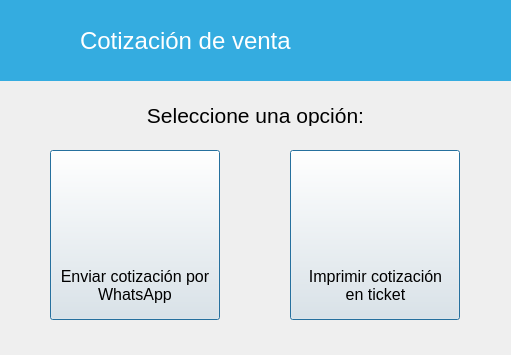
<?xml version="1.0" encoding="UTF-8"?>
<ui version="4.0">
 <class>EnviarCotizacion</class>
 <widget class="QWidget" name="EnviarCotizacion">
  <property name="windowModality">
   <enum>Qt::ApplicationModal</enum>
  </property>
  <property name="geometry">
   <rect>
    <x>0</x>
    <y>0</y>
    <width>511</width>
    <height>355</height>
   </rect>
  </property>
  <property name="windowTitle">
   <string>Form</string>
  </property>
  <property name="windowIcon">
   <iconset resource="../resources.qrc">
    <normaloff>:/img/icon.ico</normaloff>:/img/icon.ico</iconset>
  </property>
  <widget class="QFrame" name="frame">
   <property name="geometry">
    <rect>
     <x>0</x>
     <y>0</y>
     <width>511</width>
     <height>81</height>
    </rect>
   </property>
   <property name="styleSheet">
    <string notr="true">background-color: rgb(52, 172, 224);</string>
   </property>
   <widget class="QLabel" name="label">
    <property name="geometry">
     <rect>
      <x>80</x>
      <y>20</y>
      <width>281</width>
      <height>41</height>
     </rect>
    </property>
    <property name="font">
     <font>
      <pointsize>18</pointsize>
     </font>
    </property>
    <property name="styleSheet">
     <string notr="true">color: rgb(255, 255, 255);</string>
    </property>
    <property name="text">
     <string>Cotización de venta</string>
    </property>
   </widget>
   <widget class="QPushButton" name="btRegresar">
    <property name="geometry">
     <rect>
      <x>20</x>
      <y>20</y>
      <width>40</width>
      <height>40</height>
     </rect>
    </property>
    <property name="cursor">
     <cursorShape>PointingHandCursor</cursorShape>
    </property>
    <property name="styleSheet">
     <string notr="true">QPushButton {
        background-color: transparent;
        border: none;
        padding: 0px;
    }
    QPushButton:hover {
        background-color: rgba(255, 255, 255, 0);
    }
    QPushButton:pressed {
        background-color: rgba(255, 255, 255, 0);
    }</string>
    </property>
    <property name="icon">
     <iconset resource="../resources.qrc">
      <normaloff>:/img/resources/images/leftarrow.png</normaloff>:/img/resources/images/leftarrow.png</iconset>
    </property>
    <property name="iconSize">
     <size>
      <width>40</width>
      <height>40</height>
     </size>
    </property>
    <property name="flat">
     <bool>true</bool>
    </property>
   </widget>
  </widget>
  <widget class="QLabel" name="label_2">
   <property name="geometry">
    <rect>
     <x>125</x>
     <y>105</y>
     <width>261</width>
     <height>21</height>
    </rect>
   </property>
   <property name="font">
    <font>
     <pointsize>16</pointsize>
    </font>
   </property>
   <property name="text">
    <string>Seleccione una opción:</string>
   </property>
   <property name="alignment">
    <set>Qt::AlignCenter</set>
   </property>
  </widget>
  <widget class="QLabel" name="label_62">
   <property name="geometry">
    <rect>
     <x>95</x>
     <y>170</y>
     <width>80</width>
     <height>80</height>
    </rect>
   </property>
   <property name="contextMenuPolicy">
    <enum>Qt::DefaultContextMenu</enum>
   </property>
   <property name="frameShadow">
    <enum>QFrame::Plain</enum>
   </property>
   <property name="text">
    <string notr="true"/>
   </property>
   <property name="pixmap">
    <pixmap resource="../../resources.qrc">:/img/resources/images/whatsapp.png</pixmap>
   </property>
   <property name="scaledContents">
    <bool>true</bool>
   </property>
   <property name="textInteractionFlags">
    <set>Qt::NoTextInteraction</set>
   </property>
  </widget>
  <widget class="QLabel" name="label_63">
   <property name="geometry">
    <rect>
     <x>50</x>
     <y>265</y>
     <width>170</width>
     <height>41</height>
    </rect>
   </property>
   <property name="font">
    <font>
     <pointsize>12</pointsize>
     <weight>50</weight>
     <bold>false</bold>
    </font>
   </property>
   <property name="text">
    <string notr="true">Enviar cotización por WhatsApp</string>
   </property>
   <property name="alignment">
    <set>Qt::AlignCenter</set>
   </property>
   <property name="wordWrap">
    <bool>true</bool>
   </property>
  </widget>
  <widget class="QPushButton" name="btWhatsapp">
   <property name="geometry">
    <rect>
     <x>50</x>
     <y>150</y>
     <width>170</width>
     <height>170</height>
    </rect>
   </property>
   <property name="text">
    <string/>
   </property>
   <property name="default">
    <bool>true</bool>
   </property>
  </widget>
  <widget class="QPushButton" name="btTicket">
   <property name="geometry">
    <rect>
     <x>290</x>
     <y>150</y>
     <width>170</width>
     <height>170</height>
    </rect>
   </property>
   <property name="text">
    <string/>
   </property>
   <property name="default">
    <bool>true</bool>
   </property>
  </widget>
  <widget class="QLabel" name="label_64">
   <property name="geometry">
    <rect>
     <x>305</x>
     <y>265</y>
     <width>141</width>
     <height>41</height>
    </rect>
   </property>
   <property name="font">
    <font>
     <pointsize>12</pointsize>
     <weight>50</weight>
     <bold>false</bold>
    </font>
   </property>
   <property name="text">
    <string notr="true">Imprimir cotización en ticket</string>
   </property>
   <property name="alignment">
    <set>Qt::AlignCenter</set>
   </property>
   <property name="wordWrap">
    <bool>true</bool>
   </property>
  </widget>
  <widget class="QLabel" name="label_65">
   <property name="geometry">
    <rect>
     <x>335</x>
     <y>170</y>
     <width>80</width>
     <height>80</height>
    </rect>
   </property>
   <property name="contextMenuPolicy">
    <enum>Qt::DefaultContextMenu</enum>
   </property>
   <property name="frameShadow">
    <enum>QFrame::Plain</enum>
   </property>
   <property name="text">
    <string notr="true"/>
   </property>
   <property name="pixmap">
    <pixmap resource="../../resources.qrc">:/img/resources/images/bill.png</pixmap>
   </property>
   <property name="scaledContents">
    <bool>true</bool>
   </property>
   <property name="textInteractionFlags">
    <set>Qt::NoTextInteraction</set>
   </property>
  </widget>
  <zorder>btWhatsapp</zorder>
  <zorder>frame</zorder>
  <zorder>label_2</zorder>
  <zorder>label_62</zorder>
  <zorder>label_63</zorder>
  <zorder>btTicket</zorder>
  <zorder>label_64</zorder>
  <zorder>label_65</zorder>
 </widget>
 <resources>
  <include location="../resources.qrc"/>
  <include location="../resources.qrc"/>
 </resources>
 <connections/>
</ui>
